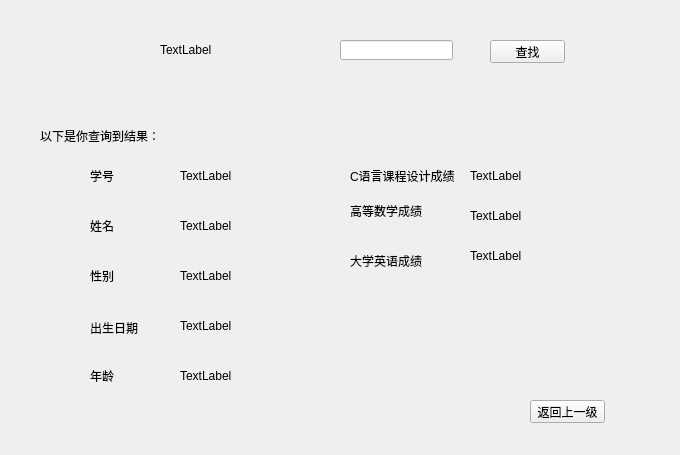
<?xml version="1.0" encoding="UTF-8"?>
<ui version="4.0">
 <class>SearchPage</class>
 <widget class="QWidget" name="SearchPage">
  <property name="geometry">
   <rect>
    <x>0</x>
    <y>0</y>
    <width>680</width>
    <height>455</height>
   </rect>
  </property>
  <property name="windowTitle">
   <string>SearchPage</string>
  </property>
  <widget class="QLabel" name="label">
   <property name="geometry">
    <rect>
     <x>160</x>
     <y>40</y>
     <width>171</width>
     <height>20</height>
    </rect>
   </property>
   <property name="text">
    <string>TextLabel</string>
   </property>
  </widget>
  <widget class="QLabel" name="label_2">
   <property name="geometry">
    <rect>
     <x>40</x>
     <y>120</y>
     <width>131</width>
     <height>31</height>
    </rect>
   </property>
   <property name="text">
    <string>以下是你查询到结果：</string>
   </property>
  </widget>
  <widget class="QPushButton" name="pushButton">
   <property name="geometry">
    <rect>
     <x>490</x>
     <y>40</y>
     <width>75</width>
     <height>23</height>
    </rect>
   </property>
   <property name="text">
    <string>查找</string>
   </property>
  </widget>
  <widget class="QLineEdit" name="lineEdit">
   <property name="geometry">
    <rect>
     <x>340</x>
     <y>40</y>
     <width>113</width>
     <height>20</height>
    </rect>
   </property>
  </widget>
  <widget class="QPushButton" name="Exit">
   <property name="geometry">
    <rect>
     <x>530</x>
     <y>400</y>
     <width>75</width>
     <height>23</height>
    </rect>
   </property>
   <property name="text">
    <string>返回上一级</string>
   </property>
  </widget>
  <widget class="QLabel" name="label_5">
   <property name="geometry">
    <rect>
     <x>90</x>
     <y>220</y>
     <width>54</width>
     <height>12</height>
    </rect>
   </property>
   <property name="text">
    <string>姓名</string>
   </property>
  </widget>
  <widget class="QLabel" name="label_18">
   <property name="geometry">
    <rect>
     <x>470</x>
     <y>250</y>
     <width>54</width>
     <height>12</height>
    </rect>
   </property>
   <property name="text">
    <string>TextLabel</string>
   </property>
  </widget>
  <widget class="QLabel" name="label_10">
   <property name="geometry">
    <rect>
     <x>350</x>
     <y>240</y>
     <width>101</width>
     <height>41</height>
    </rect>
   </property>
   <property name="text">
    <string>大学英语成绩</string>
   </property>
  </widget>
  <widget class="QLabel" name="label_4">
   <property name="geometry">
    <rect>
     <x>90</x>
     <y>270</y>
     <width>54</width>
     <height>12</height>
    </rect>
   </property>
   <property name="text">
    <string>性别</string>
   </property>
  </widget>
  <widget class="QLabel" name="label_12">
   <property name="geometry">
    <rect>
     <x>180</x>
     <y>220</y>
     <width>54</width>
     <height>12</height>
    </rect>
   </property>
   <property name="text">
    <string>TextLabel</string>
   </property>
  </widget>
  <widget class="QLabel" name="label_13">
   <property name="geometry">
    <rect>
     <x>180</x>
     <y>270</y>
     <width>54</width>
     <height>12</height>
    </rect>
   </property>
   <property name="text">
    <string>TextLabel</string>
   </property>
  </widget>
  <widget class="QLabel" name="label_9">
   <property name="geometry">
    <rect>
     <x>350</x>
     <y>200</y>
     <width>81</width>
     <height>21</height>
    </rect>
   </property>
   <property name="text">
    <string>高等数学成绩</string>
   </property>
  </widget>
  <widget class="QLabel" name="label_16">
   <property name="geometry">
    <rect>
     <x>470</x>
     <y>170</y>
     <width>54</width>
     <height>12</height>
    </rect>
   </property>
   <property name="text">
    <string>TextLabel</string>
   </property>
  </widget>
  <widget class="QLabel" name="label_7">
   <property name="geometry">
    <rect>
     <x>90</x>
     <y>370</y>
     <width>54</width>
     <height>12</height>
    </rect>
   </property>
   <property name="text">
    <string>年龄</string>
   </property>
  </widget>
  <widget class="QLabel" name="label_11">
   <property name="geometry">
    <rect>
     <x>180</x>
     <y>160</y>
     <width>91</width>
     <height>31</height>
    </rect>
   </property>
   <property name="text">
    <string>TextLabel</string>
   </property>
  </widget>
  <widget class="QLabel" name="label_6">
   <property name="geometry">
    <rect>
     <x>90</x>
     <y>320</y>
     <width>81</width>
     <height>16</height>
    </rect>
   </property>
   <property name="text">
    <string>出生日期</string>
   </property>
  </widget>
  <widget class="QLabel" name="label_14">
   <property name="geometry">
    <rect>
     <x>180</x>
     <y>320</y>
     <width>54</width>
     <height>12</height>
    </rect>
   </property>
   <property name="text">
    <string>TextLabel</string>
   </property>
  </widget>
  <widget class="QLabel" name="label_15">
   <property name="geometry">
    <rect>
     <x>180</x>
     <y>370</y>
     <width>54</width>
     <height>12</height>
    </rect>
   </property>
   <property name="text">
    <string>TextLabel</string>
   </property>
  </widget>
  <widget class="QLabel" name="label_17">
   <property name="geometry">
    <rect>
     <x>470</x>
     <y>210</y>
     <width>54</width>
     <height>12</height>
    </rect>
   </property>
   <property name="text">
    <string>TextLabel</string>
   </property>
  </widget>
  <widget class="QLabel" name="label_3">
   <property name="geometry">
    <rect>
     <x>90</x>
     <y>170</y>
     <width>54</width>
     <height>12</height>
    </rect>
   </property>
   <property name="text">
    <string>学号</string>
   </property>
  </widget>
  <widget class="QLabel" name="label_8">
   <property name="geometry">
    <rect>
     <x>350</x>
     <y>160</y>
     <width>121</width>
     <height>31</height>
    </rect>
   </property>
   <property name="mouseTracking">
    <bool>false</bool>
   </property>
   <property name="tabletTracking">
    <bool>false</bool>
   </property>
   <property name="acceptDrops">
    <bool>false</bool>
   </property>
   <property name="autoFillBackground">
    <bool>false</bool>
   </property>
   <property name="text">
    <string>C语言课程设计成绩</string>
   </property>
   <property name="scaledContents">
    <bool>false</bool>
   </property>
   <property name="wordWrap">
    <bool>false</bool>
   </property>
   <property name="openExternalLinks">
    <bool>false</bool>
   </property>
  </widget>
 </widget>
 <layoutdefault spacing="6" margin="11"/>
 <resources/>
 <connections/>
</ui>
